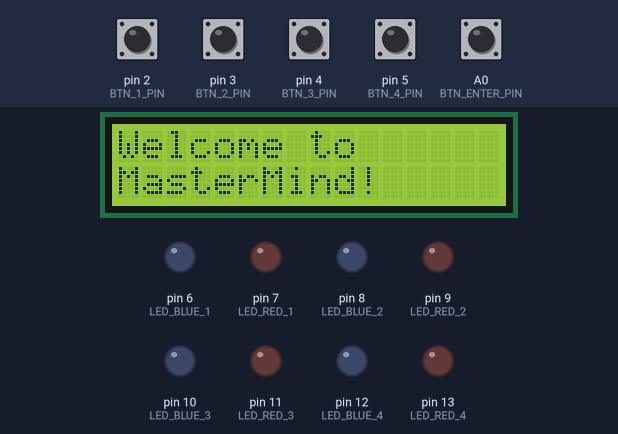
Bench run of a sketch on a simulated Arduino Uno, built with avr-gcc and run on an emulated ATmega328P. On the bench: 16×2 character LCD, output pins drawn as LEDs (lit = HIGH). Inputs (shaded band) come from the test bench; at power-on: A0 (BTN_ENTER_PIN) HIGH, pin 2 (BTN_1_PIN), pin 3 (BTN_2_PIN), pin 4 (BTN_3_PIN), pin 5 (BTN_4_PIN) LOW. Random numbers use the default seed unless the sketch sets one.

Above: at 1.2 s.
1.3 s: A0 (BTN_ENTER_PIN) pulled LOW for 0.15 s
At 2.1 s:
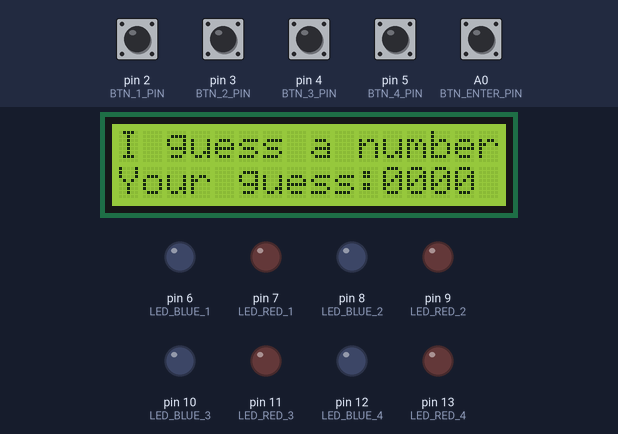
2.9 s: A0 (BTN_ENTER_PIN) pulled LOW for 1 s
At 3.2 s:
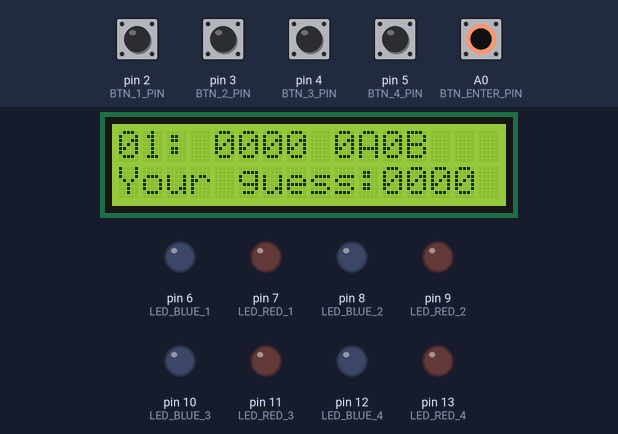
Timing chart, 0 to 5.9 s (numbered marks = the images above; inputs shaded):
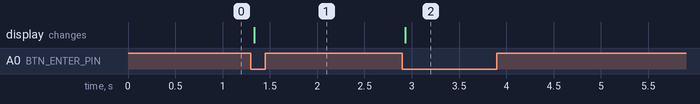

The sketch:

ps4.ino
```cpp
#include "mastermind.h"
#include "lcd_wrapper.h"

void setup() {
  pinMode(LED_RED_1, OUTPUT);
  pinMode(LED_RED_2, OUTPUT);
  pinMode(LED_RED_3, OUTPUT);
  pinMode(LED_RED_4, OUTPUT);
  pinMode(LED_BLUE_1, OUTPUT);
  pinMode(LED_BLUE_2, OUTPUT);
  pinMode(LED_BLUE_3, OUTPUT);
  pinMode(LED_BLUE_4, OUTPUT);

  pinMode(BTN_1_PIN, INPUT);
  pinMode(BTN_2_PIN, INPUT);
  pinMode(BTN_3_PIN, INPUT);
  pinMode(BTN_4_PIN, INPUT);
  pinMode(BTN_ENTER_PIN, INPUT);


  lcd_init();
}

void loop() {

  char* code = generate_code(false, 4);
  play_game(code);
  free(code);
}
```

mastermind.cpp
```cpp
// MasterMind.cpp : Defines the entry point for the console application.
//

#include <Arduino.h>

#include "mastermind.h"
#include "lcd_wrapper.h"

char generate_symbol()
{
    return '0' + rand() % 10;
}

char * generate_code(bool repeat, int length)
{
    if(!repeat && length > 10)
        return NULL;

    if(!length)
        return NULL;

    char * result = (char *)malloc(length + 1);

    result[0] = generate_symbol();

    for(int i = 1; i < length; i++) {
        char c = generate_symbol();

        if(repeat)
            result[i] = c;

        else {
            char * found;

            result[i] = 0;  // set zero at the end of current string
            found = strchr(result, c);

            while(found) {
                c = generate_symbol();
                found = strchr(result, c);
            }

            result[i] = c;
        }
    }

    result[length] = 0;
    return result;
}

void get_score(const char * secret, const char * guess, int * peg_a, int * peg_b)
{
    int a = 0;
    int b = 0;

    for(const char * s = secret, * g = guess; *s; s++, g++) {
        if(*s == *g)
            a++;
    }

    for(const char * g = guess; *g; g++) {
        const char * found = strchr(secret, *g);

        if(found)
            b++;
    }

    *peg_a = a;
    *peg_b = b - a;
}


void turn_off_leds()
{
    digitalWrite(LED_RED_1, LOW);
    digitalWrite(LED_RED_2, LOW);
    digitalWrite(LED_RED_3, LOW);
    digitalWrite(LED_RED_4, LOW);
    digitalWrite(LED_BLUE_1, LOW);
    digitalWrite(LED_BLUE_2, LOW);
    digitalWrite(LED_BLUE_3, LOW);
    digitalWrite(LED_BLUE_4, LOW);
}

void turn_on_leds()
{
    digitalWrite(LED_RED_1, HIGH);
    digitalWrite(LED_RED_2, HIGH);
    digitalWrite(LED_RED_3, HIGH);
    digitalWrite(LED_RED_4, HIGH);
    digitalWrite(LED_BLUE_1, HIGH);
    digitalWrite(LED_BLUE_2, HIGH);
    digitalWrite(LED_BLUE_3, HIGH);
    digitalWrite(LED_BLUE_4, HIGH);
}

void render_leds(const int peg_a, const int peg_b)
{
    turn_off_leds();

    switch(peg_a) {
    case 4:
        digitalWrite(LED_RED_4, HIGH);

    case 3:
        digitalWrite(LED_RED_3, HIGH);

    case 2:
        digitalWrite(LED_RED_2, HIGH);

    case 1:
        digitalWrite(LED_RED_1, HIGH);
    }

    switch(peg_b) {
    case 4:
        digitalWrite(LED_BLUE_4, HIGH);

    case 3:
        digitalWrite(LED_BLUE_3 + peg_a * 2, HIGH);

    case 2:
        digitalWrite(LED_BLUE_2 + peg_a * 2, HIGH);

    case 1:
        digitalWrite(LED_BLUE_1 + peg_a * 2, HIGH);
    }
}

void waitButtonForPress(uint8_t btn)
{
    while(digitalRead(btn) == LOW) {}
}

void waitButtonForRelease(uint8_t btn)
{
    while(digitalRead(btn) == HIGH) {}
}

void waitButton(uint8_t btn)
{
    waitButtonForPress(btn);
    waitButtonForRelease(btn);
}

char numberToDigit(int n)
{
    return (n % 10) + '0';
}

void print_score(int guessN, char * guess, int peg_a, int peg_b)
{
    lcd_set_cursor(0, 0);

    char guessNstr[] = "00: ";
    guessNstr[0] = numberToDigit(guessN / 10);
    guessNstr[1] = numberToDigit(guessN);

    lcd_print(guessNstr);
    lcd_print(guess);
    lcd_print(" ");

    char scoreStr[] = "0A0B";
    scoreStr[0] = numberToDigit(peg_a);
    scoreStr[2] = numberToDigit(peg_b);
    lcd_print(scoreStr);
}

void render_history(char * secret, char ** history, const int entry_nr)
{
    int peg_a, peg_b;
    get_score(secret, history[entry_nr], &peg_a, &peg_b);
    print_score(entry_nr + 1, history[entry_nr], peg_a, peg_b);
    render_leds(peg_a, peg_b);
}

void gameEnd(bool victory, char * secret, int historyLength, char ** history)
{
    int entryN = historyLength - 1;

    bool wasCombination;

    do {
        while(!digitalRead(BTN_ENTER_PIN)) {}

        wasCombination = false;

        while(digitalRead(BTN_ENTER_PIN)) {
            if(digitalRead(BTN_1_PIN)) {
                wasCombination = true;

                // wait BTN_1 for release
                while(digitalRead(BTN_1_PIN)) {}

                entryN--;

                if(entryN < 0)
                    entryN = historyLength - 1;

                render_history(secret, history, entryN);
            }

            if(digitalRead(BTN_2_PIN)) {
                wasCombination = true;

                // wait BTN_1 for release
                while(digitalRead(BTN_2_PIN)) {}

                entryN++;

                if(entryN > historyLength - 1)
                    entryN = 0;

                render_history(secret, history, entryN);
            }

        }
    }
    while(wasCombination);
}

void proccessButton(uint8_t btn, char * guess, int pos)
{
    if(digitalRead(btn) == HIGH) {
        waitButtonForRelease(btn);

        uint8_t digit = guess[pos] - '0';
        guess[pos] = ((digit + 1) % 10) + '0';
        lcd_print_at(1, 11, guess);
    }
}

void play_game(char * secret)
{
    lcd_clear();
    turn_off_leds();

    lcd_print("Welcome to");
    lcd_set_cursor(1, 0);
    lcd_print("MasterMind!");

    waitButton(BTN_ENTER_PIN);
    lcd_clear();
    lcd_print("I guess a number");

    typedef char Guess[5];
    Guess historyMem[10];
    char * history[10];

    for(int i = 0; i < 10; i++)
        history[i] = historyMem[i];

    int peg_a, peg_b;

    for(int guessN = 1; guessN <= 10; guessN++) {
        int entry_nr = guessN - 2;

        lcd_set_cursor(1, 0);
        lcd_print("Your guess: ");

        char * guess = history[guessN - 1];

        memset(guess, '0', 4);
        guess[4] = 0;

        lcd_print_at(1, 11, guess);

        bool wasCombination;

        do {
            while(!digitalRead(BTN_ENTER_PIN)) {
                proccessButton(BTN_1_PIN, guess, 0);
                proccessButton(BTN_2_PIN, guess, 1);
                proccessButton(BTN_3_PIN, guess, 2);
                proccessButton(BTN_4_PIN, guess, 3);
            }

            wasCombination = false;

            while(digitalRead(BTN_ENTER_PIN)) {
                if(digitalRead(BTN_1_PIN)) {
                    wasCombination = true;
                    waitButtonForRelease(BTN_1_PIN);

                    if(guessN > 2) {
                        entry_nr--;

                        if(entry_nr < 0)
                            entry_nr = guessN - 2;

                        render_history(secret, history, entry_nr);
                    }
                }
            }
        }
        while(wasCombination);

        get_score(secret, guess, &peg_a, &peg_b);

        lcd_clear();
        print_score(guessN, guess, peg_a, peg_b);

        if(peg_a == 4) {
            lcd_print_at(1, 0, "Well done!");
            render_leds(peg_a, peg_b);
            gameEnd(true, secret, guessN, history);
            return;
        }

        render_leds(peg_a, peg_b);
    }

    lcd_print_at(1, 0, "Fail,secret:");
    lcd_print(secret);

    gameEnd(false, secret, 10, history);
}
```

mastermind.h
```cpp
#ifndef _MASTERMIND_H
#define _MASTERMIND_H

#define BTN_1_PIN       2
#define BTN_2_PIN       3
#define BTN_3_PIN       4
#define BTN_4_PIN       5
#define BTN_ENTER_PIN   A0

#define LED_BLUE_1      6
#define LED_RED_1       7
#define LED_BLUE_2      8
#define LED_RED_2       9
#define LED_BLUE_3      10
#define LED_RED_3       11
#define LED_BLUE_4      12
#define LED_RED_4       13


/**
 * Generate secret code
 *
 * Generates secret code, which consists from digits only as a string.
 * No two digits in the code combination can be same! Only if the repeat
 * parameter is set to true.
 * The length of generated code is set by the parameter length. If the given
 * parameter is less than 1, function will generate no code and returns NULL.
 * @param repeat if set to true, numbers in the generated code can repeat
 * @param length the length of the code
 * @return Pointer to the random generated code as string of given length. If length param is less than 1, return NULL.
 */
char* generate_code(bool repeat, int length);


/**
 * Game loop
 *
 * This is the main game loop. Function is called with the secret combination and
 * ends, when the combination is found or when the player runs out of the attempts.
 * @param secret reference to the secret combination
 */
void play_game(char* secret);


/**
 * Renders the RGB leds based on the guessed combination
 *
 * Lights up RGB leds with propper colors based on the current guessed combination.
 * Red color is for guessed number on correct position and blue number is for
 * guessed number on incorrect posititoin.
 * @param peg_a number of guessed digits on correct position
 * @param peg_b number of guessed digits on incorrect position
 */
void render_leds(const int peg_a, const int peg_b);


/**
 * Turns all RGB leds off
 */
void turn_off_leds();


/**
 * Renders history
 *
 * Renders line of a history defined by the parameter entry_nr on the display.
 * @param secret reference to the secret combination
 * @param history list (array) of history entries
 * @param entry_nr index of history entry to render
 */
void render_history(char* secret, char** history, const int entry_nr);


/**
 * Returns score for the given guess
 *
 * @param secret the pointer to the secret code
 * @param guess the pointer to the current guess
 * @param peg_a output parameter to get number of As for current guess
 * * @param peg_b output parameter to get number of Bs for current guess
 */
void get_score(const char* secret, const char* guess, int* peg_a, int* peg_b);
#endif
```

lcd_wrapper.cpp
```cpp
//#include <Wire.h>
#include <LCD.h>
#include <LiquidCrystal_I2C.h>
#include <Arduino.h>

#define I2C_ADDR    0x3F // <<----- Add your address here.  Find it from I2C Scanner
#define BACKLIGHT_PIN     3
#define En_pin  2
#define Rw_pin  1
#define Rs_pin  0
#define D4_pin  4
#define D5_pin  5
#define D6_pin  6
#define D7_pin  7

//int n = 1;

LiquidCrystal_I2C  lcd(I2C_ADDR, En_pin, Rw_pin, Rs_pin, D4_pin, D5_pin, D6_pin, D7_pin);

void lcd_init()
{
  lcd.begin (16, 2); //  <<----- My LCD is 16x2

  // Switch on the backlight
  lcd.setBacklightPin(BACKLIGHT_PIN, POSITIVE);
  lcd.setBacklight(HIGH);
  lcd.home (); // go home

  //lcd.print("Welcome!");
}

void lcd_clear() {
  lcd.clear();
}

void lcd_set_cursor(int y, int x) {
  lcd.setCursor(x, y);
}

void lcd_print(char* text) {
  lcd.print(text);
  //Serial.println(text);
}

void lcd_print_at(int y, int x, char* text) {
  lcd_set_cursor(y, x);
  lcd_print(text);
}
```

lcd_wrapper.h
```cpp
#ifndef _LCD_H
#define _LCD_H

/**
 * Initialize LCD
 *
 * Everything you need to initialize your LCD display, place here.
 * This function should be called in function setup().
 */
void lcd_init();


/**
 * Clears the LCD display
 *
 * Clears content of the LCD display. After the call is display empty.
 */
void lcd_clear();


/**
 * Set cursor to given posititon
 *
 * Sets cursor to given position based on y and x coordinates.
 * @param y the row
 * @param x the column
 */
void lcd_set_cursor(int y, int x);


/**
 * Print text on LCD display
 *
 * Prints the givent text on the display on the current
 * cursor position.
 * @param text the text to print
 */
void lcd_print(char* text);


/**
 * Set cursor to given positition and print text
 *
 * Sets the cursor to given position based on y and x coorindates
 * and then prints the given text.
 * @param y the row
 * @param x the column
 * @param text the text to print
 */
void lcd_print_at(int y, int x, char* text);

#endif
```

Measured:
- after the input at 1.3 s, the display: changes at once (image 1)
- after the input at 2.9 s, the display: changes at once (image 2)
